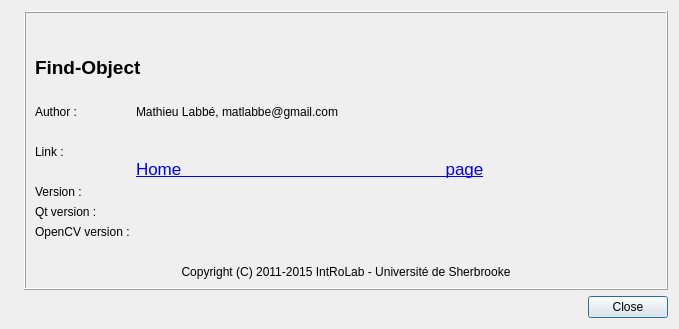
<?xml version="1.0" encoding="UTF-8"?>
<ui version="4.0">
    <class>aboutDialog</class>
    <widget class="QDialog" name="aboutDialog">
        <property name="geometry">
            <rect>
                <x>0</x>
                <y>0</y>
                <width>527</width>
                <height>289</height>
            </rect>
        </property>
        <property name="sizePolicy">
            <sizepolicy hsizetype="Fixed" vsizetype="Fixed">
                <horstretch>0</horstretch>
                <verstretch>0</verstretch>
            </sizepolicy>
        </property>
        <property name="windowTitle">
            <string>About Find-Object</string>
        </property>
        <layout class="QVBoxLayout" name="verticalLayout">
            <item>
                <layout class="QHBoxLayout" name="horizontalLayout">
                    <item>
                        <widget class="QLabel" name="label_7">
                            <property name="maximumSize">
                                <size>
                                    <width>100</width>
                                    <height>100</height>
                                </size>
                            </property>
                            <property name="text">
                                <string/>
                            </property>
                            <property name="pixmap">
                                <pixmap resource="../resources.qrc">:/images/resources/Find-Object.png</pixmap>
                            </property>
                            <property name="scaledContents">
                                <bool>true</bool>
                            </property>
                        </widget>
                    </item>
                    <item>
                        <widget class="QFrame" name="frame">
                            <property name="frameShape">
                                <enum>QFrame::Box</enum>
                            </property>
                            <property name="frameShadow">
                                <enum>QFrame::Raised</enum>
                            </property>
                            <layout class="QVBoxLayout" name="verticalLayout_4">
                                <item>
                                    <widget class="QLabel" name="label">
                                        <property name="text">
                                            <string>&lt;!DOCTYPE HTML PUBLIC &quot;-//W3C//DTD HTML 4.0//EN&quot; &quot;http://www.w3.org/TR/REC-html40/strict.dtd&quot;&gt;
                                                &lt;html&gt;&lt;head&gt;&lt;meta name=&quot;qrichtext&quot; content=&quot;1&quot;
                                                /&gt;&lt;style type=&quot;text/css&quot;&gt;
                                                p, li { white-space: pre-wrap; }
                                                &lt;/style&gt;&lt;/head&gt;&lt;body style=&quot; font-family:'Lucida
                                                Grande'; font-size:13pt; font-weight:400; font-style:normal;&quot;&gt;
                                                &lt;p style=&quot; margin-top:0px; margin-bottom:0px; margin-left:0px;
                                                margin-right:0px; -qt-block-indent:0; text-indent:0px;&quot;&gt;&lt;span
                                                style=&quot; font-family:'MS Shell Dlg 2'; font-size:14pt;
                                                font-weight:600;&quot;&gt;Find-Object&lt;/span&gt;&lt;/p&gt;&lt;/body&gt;&lt;/html&gt;
                                            </string>
                                        </property>
                                        <property name="alignment">
                                            <set>Qt::AlignLeading|Qt::AlignLeft|Qt::AlignVCenter</set>
                                        </property>
                                    </widget>
                                </item>
                                <item>
                                    <widget class="QLabel" name="label_9">
                                        <property name="text">
                                            <string/>
                                        </property>
                                        <property name="alignment">
                                            <set>Qt::AlignLeading|Qt::AlignLeft|Qt::AlignVCenter</set>
                                        </property>
                                        <property name="wordWrap">
                                            <bool>true</bool>
                                        </property>
                                    </widget>
                                </item>
                                <item>
                                    <layout class="QGridLayout" name="gridLayout" columnstretch="0,0">
                                        <item row="1" column="0">
                                            <widget class="QLabel" name="label_2">
                                                <property name="text">
                                                    <string>Author :</string>
                                                </property>
                                            </widget>
                                        </item>
                                        <item row="3" column="0">
                                            <widget class="QLabel" name="label_4">
                                                <property name="text">
                                                    <string>Link :</string>
                                                </property>
                                            </widget>
                                        </item>
                                        <item row="6" column="0">
                                            <widget class="QLabel" name="label_6">
                                                <property name="text">
                                                    <string>Version :</string>
                                                </property>
                                            </widget>
                                        </item>
                                        <item row="3" column="1">
                                            <widget class="QLabel" name="label_HomePage_2">
                                                <property name="text">
                                                    <string>&lt;!DOCTYPE HTML PUBLIC &quot;-//W3C//DTD HTML 4.0//EN&quot;
                                                        &quot;http://www.w3.org/TR/REC-html40/strict.dtd&quot;&gt;
                                                        &lt;html&gt;&lt;head&gt;&lt;meta name=&quot;qrichtext&quot;
                                                        content=&quot;1&quot; /&gt;&lt;style type=&quot;text/css&quot;&gt;
                                                        p, li { white-space: pre-wrap; }
                                                        &lt;/style&gt;&lt;/head&gt;&lt;body style=&quot;
                                                        font-family:'Lucida Grande'; font-size:13pt; font-weight:400;
                                                        font-style:normal;&quot;&gt;
                                                        &lt;p style=&quot; margin-top:0px; margin-bottom:0px;
                                                        margin-left:0px; margin-right:0px; -qt-block-indent:0;
                                                        text-indent:0px;&quot;&gt;&lt;a href=&quot;http://code.google.com/p/find-object&quot;&gt;&lt;span
                                                        style=&quot; text-decoration: underline; color:#0000ff;&quot;&gt;Home
                                                        page&lt;/span&gt;&lt;/a&gt;&lt;/p&gt;&lt;/body&gt;&lt;/html&gt;
                                                    </string>
                                                </property>
                                                <property name="alignment">
                                                    <set>Qt::AlignLeading|Qt::AlignLeft|Qt::AlignVCenter</set>
                                                </property>
                                                <property name="openExternalLinks">
                                                    <bool>true</bool>
                                                </property>
                                            </widget>
                                        </item>
                                        <item row="1" column="1">
                                            <widget class="QLabel" name="label_8">
                                                <property name="text">
                                                    <string>Mathieu Labbé, matlabbe@gmail.com</string>
                                                </property>
                                                <property name="alignment">
                                                    <set>Qt::AlignLeading|Qt::AlignLeft|Qt::AlignVCenter</set>
                                                </property>
                                            </widget>
                                        </item>
                                        <item row="6" column="1">
                                            <widget class="QLabel" name="label_version">
                                                <property name="text">
                                                    <string/>
                                                </property>
                                                <property name="alignment">
                                                    <set>Qt::AlignLeading|Qt::AlignLeft|Qt::AlignVCenter</set>
                                                </property>
                                            </widget>
                                        </item>
                                        <item row="8" column="1">
                                            <widget class="QLabel" name="label_version_opencv">
                                                <property name="text">
                                                    <string/>
                                                </property>
                                                <property name="alignment">
                                                    <set>Qt::AlignLeading|Qt::AlignLeft|Qt::AlignVCenter</set>
                                                </property>
                                            </widget>
                                        </item>
                                        <item row="8" column="0">
                                            <widget class="QLabel" name="label_10">
                                                <property name="text">
                                                    <string>OpenCV version :</string>
                                                </property>
                                            </widget>
                                        </item>
                                        <item row="7" column="0">
                                            <widget class="QLabel" name="label_11">
                                                <property name="text">
                                                    <string>Qt version :</string>
                                                </property>
                                            </widget>
                                        </item>
                                        <item row="7" column="1">
                                            <widget class="QLabel" name="label_version_qt">
                                                <property name="text">
                                                    <string/>
                                                </property>
                                            </widget>
                                        </item>
                                    </layout>
                                </item>
                                <item>
                                    <spacer name="verticalSpacer_3">
                                        <property name="orientation">
                                            <enum>Qt::Vertical</enum>
                                        </property>
                                        <property name="sizeHint" stdset="0">
                                            <size>
                                                <width>20</width>
                                                <height>1</height>
                                            </size>
                                        </property>
                                    </spacer>
                                </item>
                                <item>
                                    <widget class="QLabel" name="label_3">
                                        <property name="text">
                                            <string/>
                                        </property>
                                        <property name="pixmap">
                                            <pixmap>:/images/IntRoLabSmall.png</pixmap>
                                        </property>
                                        <property name="alignment">
                                            <set>Qt::AlignCenter</set>
                                        </property>
                                    </widget>
                                </item>
                                <item>
                                    <widget class="QLabel" name="label_5">
                                        <property name="text">
                                            <string>Copyright (C) 2011-2015 IntRoLab - Université de Sherbrooke</string>
                                        </property>
                                        <property name="alignment">
                                            <set>Qt::AlignCenter</set>
                                        </property>
                                    </widget>
                                </item>
                            </layout>
                        </widget>
                    </item>
                </layout>
            </item>
            <item>
                <widget class="QDialogButtonBox" name="buttonBox">
                    <property name="orientation">
                        <enum>Qt::Horizontal</enum>
                    </property>
                    <property name="standardButtons">
                        <set>QDialogButtonBox::Close</set>
                    </property>
                </widget>
            </item>
        </layout>
    </widget>
    <resources>
        <include location="../resources.qrc"/>
        <include location="../resources.qrc"/>
        <include location="../resources.qrc"/>
    </resources>
    <connections>
        <connection>
            <sender>buttonBox</sender>
            <signal>accepted()</signal>
            <receiver>aboutDialog</receiver>
            <slot>accept()</slot>
            <hints>
                <hint type="sourcelabel">
                    <x>248</x>
                    <y>254</y>
                </hint>
                <hint type="destinationlabel">
                    <x>157</x>
                    <y>274</y>
                </hint>
            </hints>
        </connection>
        <connection>
            <sender>buttonBox</sender>
            <signal>rejected()</signal>
            <receiver>aboutDialog</receiver>
            <slot>reject()</slot>
            <hints>
                <hint type="sourcelabel">
                    <x>316</x>
                    <y>260</y>
                </hint>
                <hint type="destinationlabel">
                    <x>286</x>
                    <y>274</y>
                </hint>
            </hints>
        </connection>
    </connections>
</ui>
